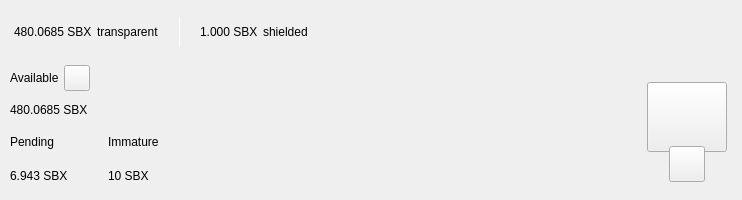
<?xml version="1.0" encoding="UTF-8"?>
<ui version="4.0">
 <class>TopBar</class>
 <widget class="QWidget" name="TopBar">
  <property name="geometry">
   <rect>
    <x>0</x>
    <y>0</y>
    <width>734</width>
    <height>200</height>
   </rect>
  </property>
  <property name="minimumSize">
   <size>
    <width>0</width>
    <height>200</height>
   </size>
  </property>
  <property name="maximumSize">
   <size>
    <width>16777215</width>
    <height>200</height>
   </size>
  </property>
  <property name="windowTitle">
   <string>Form</string>
  </property>
  <layout class="QVBoxLayout" name="verticalLayout_10" stretch="0">
   <property name="spacing">
    <number>0</number>
   </property>
   <property name="leftMargin">
    <number>0</number>
   </property>
   <property name="topMargin">
    <number>0</number>
   </property>
   <property name="rightMargin">
    <number>0</number>
   </property>
   <property name="bottomMargin">
    <number>0</number>
   </property>
   <item>
    <widget class="PFBorderImage" name="containerTop">
     <layout class="QVBoxLayout" name="verticalLayout_11">
      <property name="spacing">
       <number>0</number>
      </property>
      <property name="leftMargin">
       <number>0</number>
      </property>
      <property name="topMargin">
       <number>0</number>
      </property>
      <property name="rightMargin">
       <number>0</number>
      </property>
      <property name="bottomMargin">
       <number>0</number>
      </property>
      <item>
       <widget class="QWidget" name="top_container_2" native="true">
        <property name="minimumSize">
         <size>
          <width>0</width>
          <height>65</height>
         </size>
        </property>
        <layout class="QHBoxLayout" name="top_container">
         <property name="spacing">
          <number>0</number>
         </property>
         <property name="leftMargin">
          <number>14</number>
         </property>
         <property name="topMargin">
          <number>0</number>
         </property>
         <property name="rightMargin">
          <number>14</number>
         </property>
         <property name="bottomMargin">
          <number>0</number>
         </property>
         <item alignment="Qt::AlignVCenter">
          <widget class="QWidget" name="widgetTopAmount" native="true">
           <property name="sizePolicy">
            <sizepolicy hsizetype="Preferred" vsizetype="Maximum">
             <horstretch>0</horstretch>
             <verstretch>0</verstretch>
            </sizepolicy>
           </property>
           <layout class="QHBoxLayout" name="horizontalLayout_5">
            <property name="spacing">
             <number>5</number>
            </property>
            <property name="leftMargin">
             <number>0</number>
            </property>
            <property name="topMargin">
             <number>0</number>
            </property>
            <property name="rightMargin">
             <number>0</number>
            </property>
            <property name="bottomMargin">
             <number>0</number>
            </property>
            <item alignment="Qt::AlignTop">
             <widget class="QLabel" name="labelAmountTopSbx">
              <property name="minimumSize">
               <size>
                <width>0</width>
                <height>36</height>
               </size>
              </property>
              <property name="styleSheet">
               <string notr="true">padding:0px;margin:0px;</string>
              </property>
              <property name="text">
               <string notr="true">480.0685 SBX</string>
              </property>
             </widget>
            </item>
            <item>
             <widget class="QLabel" name="labelTrans">
              <property name="text">
               <string>transparent</string>
              </property>
             </widget>
            </item>
            <item>
             <spacer name="horizontalSpacer_11">
              <property name="orientation">
               <enum>Qt::Horizontal</enum>
              </property>
              <property name="sizeType">
               <enum>QSizePolicy::Fixed</enum>
              </property>
              <property name="sizeHint" stdset="0">
               <size>
                <width>15</width>
                <height>20</height>
               </size>
              </property>
             </spacer>
            </item>
            <item alignment="Qt::AlignVCenter">
             <widget class="QLabel" name="typeSpacerTop">
              <property name="minimumSize">
               <size>
                <width>1</width>
                <height>30</height>
               </size>
              </property>
              <property name="maximumSize">
               <size>
                <width>1</width>
                <height>30</height>
               </size>
              </property>
              <property name="styleSheet">
               <string notr="true">background-color:white;
padding:0px;
border:none;</string>
              </property>
              <property name="text">
               <string/>
              </property>
             </widget>
            </item>
            <item>
             <spacer name="horizontalSpacer_12">
              <property name="orientation">
               <enum>Qt::Horizontal</enum>
              </property>
              <property name="sizeType">
               <enum>QSizePolicy::Fixed</enum>
              </property>
              <property name="sizeHint" stdset="0">
               <size>
                <width>15</width>
                <height>20</height>
               </size>
              </property>
             </spacer>
            </item>
            <item alignment="Qt::AlignTop">
             <widget class="QLabel" name="labelAmountTopShieldedSbx">
              <property name="minimumSize">
               <size>
                <width>0</width>
                <height>36</height>
               </size>
              </property>
              <property name="text">
               <string notr="true">1.000 SBX</string>
              </property>
             </widget>
            </item>
            <item>
             <widget class="QLabel" name="labelShield">
              <property name="text">
               <string>shielded</string>
              </property>
             </widget>
            </item>
           </layout>
          </widget>
         </item>
         <item>
          <spacer name="horizontalSpacer">
           <property name="orientation">
            <enum>Qt::Horizontal</enum>
           </property>
           <property name="sizeHint" stdset="0">
            <size>
             <width>40</width>
             <height>20</height>
            </size>
           </property>
          </spacer>
         </item>
         <item>
          <layout class="QHBoxLayout" name="horizontalLayout_4">
           <property name="spacing">
            <number>12</number>
           </property>
           <property name="rightMargin">
            <number>0</number>
           </property>
           <item alignment="Qt::AlignRight">
            <widget class="QWidget" name="layoutSync" native="true">
             <property name="minimumSize">
              <size>
               <width>0</width>
               <height>36</height>
              </size>
             </property>
             <property name="maximumSize">
              <size>
               <width>16777215</width>
               <height>36</height>
              </size>
             </property>
             <layout class="QVBoxLayout" name="verticalLayout_9">
              <property name="leftMargin">
               <number>0</number>
              </property>
              <property name="topMargin">
               <number>0</number>
              </property>
              <property name="rightMargin">
               <number>0</number>
              </property>
              <property name="bottomMargin">
               <number>0</number>
              </property>
              <item>
               <widget class="ExpandableButton" name="pushButtonSync" native="true">
                <property name="minimumSize">
                 <size>
                  <width>36</width>
                  <height>36</height>
                 </size>
                </property>
                <property name="maximumSize">
                 <size>
                  <width>16777215</width>
                  <height>36</height>
                 </size>
                </property>
               </widget>
              </item>
             </layout>
            </widget>
           </item>
           <item>
            <widget class="ExpandableButton" name="pushButtonHDUpgrade" native="true">
             <property name="minimumSize">
              <size>
               <width>36</width>
               <height>36</height>
              </size>
             </property>
            </widget>
           </item>
           <item>
            <widget class="ExpandableButton" name="pushButtonStack" native="true">
             <property name="minimumSize">
              <size>
               <width>36</width>
               <height>36</height>
              </size>
             </property>
            </widget>
           </item>
           <item>
            <widget class="ExpandableButton" name="pushButtonColdStaking" native="true">
             <property name="minimumSize">
              <size>
               <width>36</width>
               <height>36</height>
              </size>
             </property>
            </widget>
           </item>
           <item>
            <widget class="ExpandableButton" name="pushButtonConnection" native="true">
             <property name="minimumSize">
              <size>
               <width>36</width>
               <height>36</height>
              </size>
             </property>
            </widget>
           </item>
           <item>
            <widget class="ExpandableButton" name="pushButtonTor" native="true">
             <property name="minimumSize">
              <size>
               <width>36</width>
               <height>36</height>
              </size>
             </property>
            </widget>
           </item>
           <item>
            <widget class="ExpandableButton" name="pushButtonLock" native="true">
             <property name="sizePolicy">
              <sizepolicy hsizetype="Expanding" vsizetype="Expanding">
               <horstretch>0</horstretch>
               <verstretch>0</verstretch>
              </sizepolicy>
             </property>
             <property name="minimumSize">
              <size>
               <width>36</width>
               <height>0</height>
              </size>
             </property>
            </widget>
           </item>
           <item>
            <widget class="ExpandableButton" name="pushButtonTheme" native="true">
             <property name="minimumSize">
              <size>
               <width>36</width>
               <height>36</height>
              </size>
             </property>
             <property name="maximumSize">
              <size>
               <width>16777215</width>
               <height>36</height>
              </size>
             </property>
            </widget>
           </item>
           <item>
            <widget class="ExpandableButton" name="pushButtonFAQ" native="true">
             <property name="minimumSize">
              <size>
               <width>36</width>
               <height>36</height>
              </size>
             </property>
            </widget>
           </item>
          </layout>
         </item>
        </layout>
       </widget>
      </item>
      <item>
       <widget class="QWidget" name="bottom_container" native="true">
        <property name="minimumSize">
         <size>
          <width>0</width>
          <height>135</height>
         </size>
        </property>
        <layout class="QHBoxLayout" name="botton_container">
         <property name="leftMargin">
          <number>10</number>
         </property>
         <property name="topMargin">
          <number>0</number>
         </property>
         <property name="rightMargin">
          <number>10</number>
         </property>
         <property name="bottomMargin">
          <number>10</number>
         </property>
         <item>
          <layout class="QVBoxLayout" name="verticalLayout_7">
           <property name="spacing">
            <number>0</number>
           </property>
           <property name="leftMargin">
            <number>0</number>
           </property>
           <property name="rightMargin">
            <number>30</number>
           </property>
           <item>
            <layout class="QVBoxLayout" name="verticalLayout_2">
             <item>
              <layout class="QHBoxLayout" name="horizontalLayoutContainerAvailable">
               <property name="spacing">
                <number>5</number>
               </property>
               <item>
                <widget class="QLabel" name="labelTitle1">
                 <property name="text">
                  <string>Available</string>
                 </property>
                </widget>
               </item>
               <item>
                <widget class="QPushButton" name="pushButtonBalanceInfo">
                 <property name="minimumSize">
                  <size>
                   <width>26</width>
                   <height>26</height>
                  </size>
                 </property>
                 <property name="maximumSize">
                  <size>
                   <width>26</width>
                   <height>26</height>
                  </size>
                 </property>
                 <property name="mouseTracking">
                  <bool>true</bool>
                 </property>
                 <property name="focusPolicy">
                  <enum>Qt::NoFocus</enum>
                 </property>
                 <property name="text">
                  <string notr="true"/>
                 </property>
                 <property name="iconSize">
                  <size>
                   <width>24</width>
                   <height>24</height>
                  </size>
                 </property>
                 <property name="shortcut">
                  <string notr="true"/>
                 </property>
                </widget>
               </item>
               <item>
                <spacer name="horizontalSpacer_4">
                 <property name="orientation">
                  <enum>Qt::Horizontal</enum>
                 </property>
                 <property name="sizeType">
                  <enum>QSizePolicy::MinimumExpanding</enum>
                 </property>
                 <property name="sizeHint" stdset="0">
                  <size>
                   <width>20</width>
                   <height>20</height>
                  </size>
                 </property>
                </spacer>
               </item>
              </layout>
             </item>
             <item>
              <widget class="QLabel" name="labelAmountSbx">
               <property name="text">
                <string notr="true">480.0685 SBX</string>
               </property>
              </widget>
             </item>
            </layout>
           </item>
           <item>
            <widget class="QWidget" name="container_imm_pend" native="true">
             <layout class="QHBoxLayout" name="horizontalLayout_2">
              <property name="spacing">
               <number>0</number>
              </property>
              <property name="leftMargin">
               <number>0</number>
              </property>
              <property name="topMargin">
               <number>0</number>
              </property>
              <property name="rightMargin">
               <number>0</number>
              </property>
              <property name="bottomMargin">
               <number>0</number>
              </property>
              <item alignment="Qt::AlignLeft">
               <widget class="QWidget" name="container_pending" native="true">
                <property name="sizePolicy">
                 <sizepolicy hsizetype="Minimum" vsizetype="Preferred">
                  <horstretch>0</horstretch>
                  <verstretch>0</verstretch>
                 </sizepolicy>
                </property>
                <layout class="QVBoxLayout" name="verticalLayout_3">
                 <property name="leftMargin">
                  <number>0</number>
                 </property>
                 <property name="topMargin">
                  <number>0</number>
                 </property>
                 <property name="rightMargin">
                  <number>0</number>
                 </property>
                 <property name="bottomMargin">
                  <number>0</number>
                 </property>
                 <item>
                  <widget class="QLabel" name="labelTitle3">
                   <property name="text">
                    <string>Pending</string>
                   </property>
                  </widget>
                 </item>
                 <item>
                  <widget class="QLabel" name="labelPendingSbx">
                   <property name="text">
                    <string notr="true">6.943 SBX</string>
                   </property>
                  </widget>
                 </item>
                </layout>
               </widget>
              </item>
              <item>
               <spacer name="horizontalSpacer_3">
                <property name="orientation">
                 <enum>Qt::Horizontal</enum>
                </property>
                <property name="sizeType">
                 <enum>QSizePolicy::Fixed</enum>
                </property>
                <property name="sizeHint" stdset="0">
                 <size>
                  <width>40</width>
                  <height>20</height>
                 </size>
                </property>
               </spacer>
              </item>
              <item alignment="Qt::AlignLeft">
               <widget class="QWidget" name="container_immature" native="true">
                <property name="sizePolicy">
                 <sizepolicy hsizetype="Minimum" vsizetype="Preferred">
                  <horstretch>0</horstretch>
                  <verstretch>0</verstretch>
                 </sizepolicy>
                </property>
                <layout class="QVBoxLayout" name="verticalLayout_4">
                 <property name="leftMargin">
                  <number>0</number>
                 </property>
                 <property name="topMargin">
                  <number>0</number>
                 </property>
                 <property name="rightMargin">
                  <number>0</number>
                 </property>
                 <property name="bottomMargin">
                  <number>0</number>
                 </property>
                 <item>
                  <widget class="QLabel" name="labelTitle4">
                   <property name="text">
                    <string>Immature</string>
                   </property>
                  </widget>
                 </item>
                 <item>
                  <widget class="QLabel" name="labelImmatureSbx">
                   <property name="text">
                    <string notr="true">10 SBX</string>
                   </property>
                  </widget>
                 </item>
                </layout>
               </widget>
              </item>
              <item>
               <spacer name="horizontalSpacer_5">
                <property name="orientation">
                 <enum>Qt::Horizontal</enum>
                </property>
                <property name="sizeHint" stdset="0">
                 <size>
                  <width>40</width>
                  <height>20</height>
                 </size>
                </property>
               </spacer>
              </item>
             </layout>
            </widget>
           </item>
          </layout>
         </item>
         <item>
          <spacer name="horizontalSpacer_2">
           <property name="orientation">
            <enum>Qt::Horizontal</enum>
           </property>
           <property name="sizeHint" stdset="0">
            <size>
             <width>40</width>
             <height>20</height>
            </size>
           </property>
          </spacer>
         </item>
         <item alignment="Qt::AlignHCenter|Qt::AlignVCenter">
          <widget class="QWidget" name="qrContainer" native="true">
           <property name="sizePolicy">
            <sizepolicy hsizetype="Preferred" vsizetype="Minimum">
             <horstretch>0</horstretch>
             <verstretch>0</verstretch>
            </sizepolicy>
           </property>
           <property name="minimumSize">
            <size>
             <width>90</width>
             <height>110</height>
            </size>
           </property>
           <property name="maximumSize">
            <size>
             <width>90</width>
             <height>110</height>
            </size>
           </property>
           <layout class="QVBoxLayout" name="containerQR">
            <property name="spacing">
             <number>0</number>
            </property>
            <property name="leftMargin">
             <number>5</number>
            </property>
            <property name="topMargin">
             <number>10</number>
            </property>
            <property name="rightMargin">
             <number>5</number>
            </property>
            <property name="bottomMargin">
             <number>0</number>
            </property>
            <item>
             <widget class="QPushButton" name="btnQr">
              <property name="minimumSize">
               <size>
                <width>70</width>
                <height>70</height>
               </size>
              </property>
              <property name="maximumSize">
               <size>
                <width>16777215</width>
                <height>70</height>
               </size>
              </property>
              <property name="focusPolicy">
               <enum>Qt::NoFocus</enum>
              </property>
              <property name="text">
               <string/>
              </property>
              <property name="iconSize">
               <size>
                <width>70</width>
                <height>70</height>
               </size>
              </property>
             </widget>
            </item>
            <item>
             <spacer name="verticalSpacer">
              <property name="orientation">
               <enum>Qt::Vertical</enum>
              </property>
              <property name="sizeType">
               <enum>QSizePolicy::Fixed</enum>
              </property>
              <property name="sizeHint" stdset="0">
               <size>
                <width>20</width>
                <height>20</height>
               </size>
              </property>
             </spacer>
            </item>
            <item alignment="Qt::AlignHCenter|Qt::AlignBottom">
             <widget class="QPushButton" name="pushButtonQR">
              <property name="minimumSize">
               <size>
                <width>36</width>
                <height>36</height>
               </size>
              </property>
              <property name="maximumSize">
               <size>
                <width>36</width>
                <height>36</height>
               </size>
              </property>
              <property name="focusPolicy">
               <enum>Qt::NoFocus</enum>
              </property>
              <property name="text">
               <string/>
              </property>
             </widget>
            </item>
           </layout>
          </widget>
         </item>
        </layout>
       </widget>
      </item>
     </layout>
    </widget>
   </item>
  </layout>
 </widget>
 <customwidgets>
  <customwidget>
   <class>ExpandableButton</class>
   <extends>QWidget</extends>
   <header>qt/safebox/expandablebutton.h</header>
   <container>1</container>
  </customwidget>
  <customwidget>
   <class>PFBorderImage</class>
   <extends>QFrame</extends>
   <header>qt/safebox/pfborderimage.h</header>
   <container>1</container>
  </customwidget>
 </customwidgets>
 <resources/>
 <connections/>
</ui>
